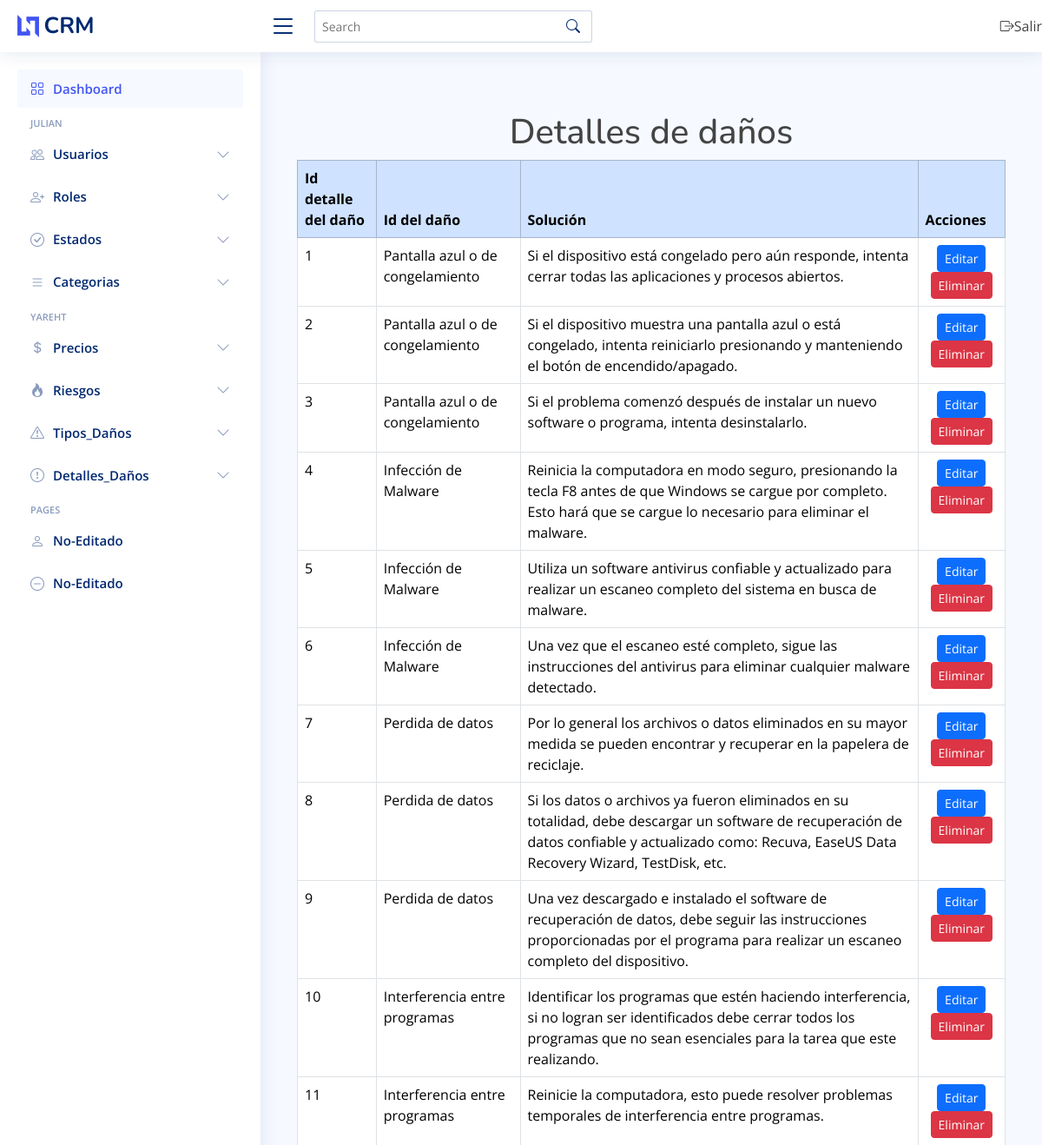
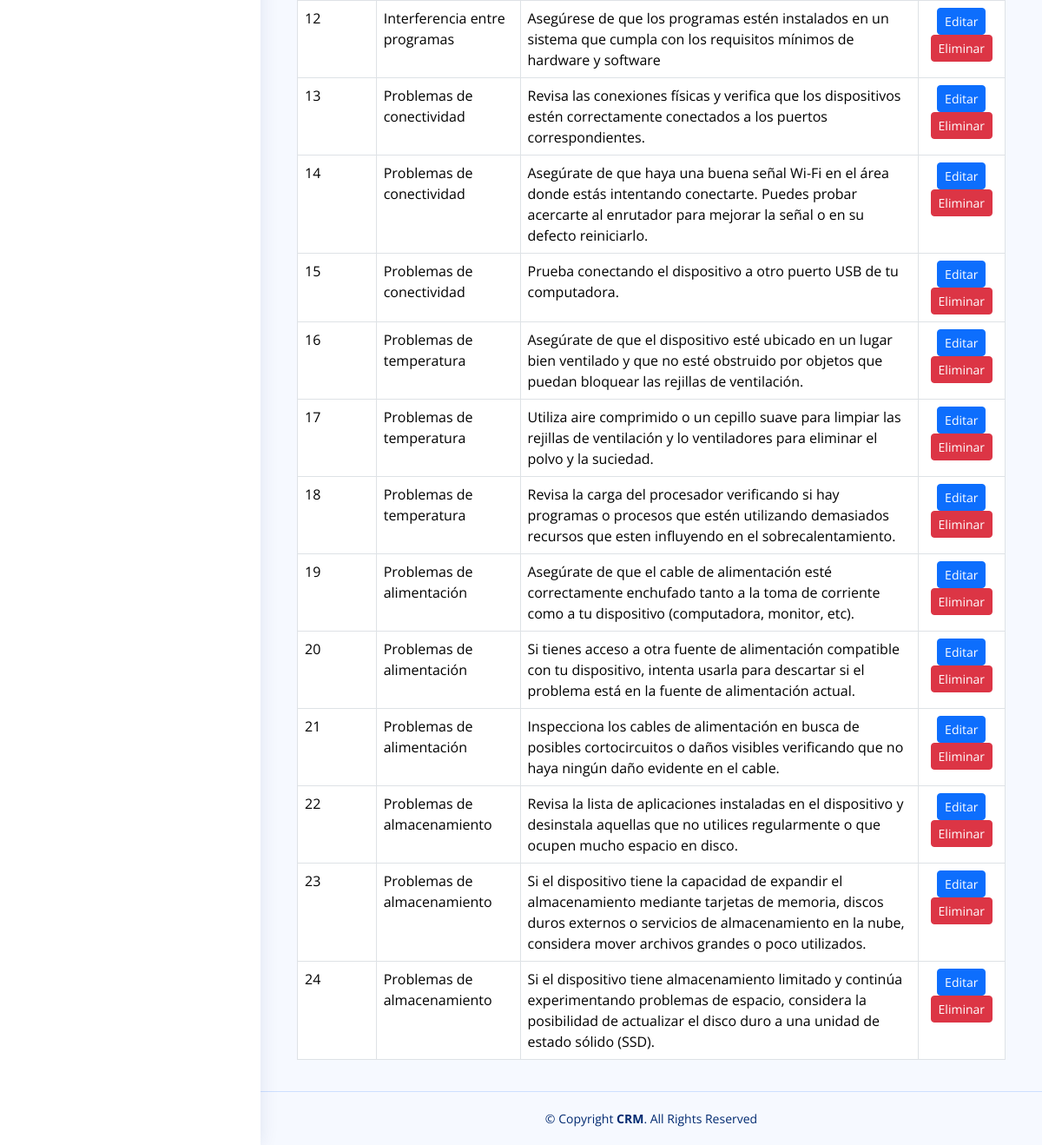
Page /Admin/Visualizar/detalle_daño.php (signed in) on the committed database (2 pictures, top to bottom).
### Admin/Visualizar/detalle_daño.php (the view, shortened to what this page needs)
<?php
    $DataBase = new Database;
    $con = $DataBase -> conectar();
?>
<?php include "../Template/header.php"; ?>
<div class="container mt-5">
    <h1 class="text-center">Detalles de daños</h1>
    <table class="table table-bordered">
        <thead class="table-primary">
            <tr>
                <th>Id detalle del daño</th>
                <th>Id del daño</th>
                <th>Solución</th>
                <th>Acciones</th>
            </tr>
        </thead>
        <tbody>
            <?php
            $consulta = "SELECT * FROM detalle_daño, tipo_daño WHERE detalle_daño.id_daño = tipo_daño.id_daño";
            $resultado = $con->query($consulta);
            while ($fila = $resultado->fetch()) {
                echo '
                <tr>
                    <td>' . $fila["id_detalle_daño"] . '</td>
                    <td>' . $fila["nombre"] . '</td>
                    <td>' . $fila["pasos_solucion"] . '</td>
                    <td>
                        <div class="text-center">
                            <a href="../Actualizar/editar_detalle_daño.php?id_detalle_daño=' . $fila["id_detalle_daño"] . '" class="btn btn-primary btn-sm">Editar</a>
                            <a href="../Eliminar/eliminar_detalle_daño.php?id_detalle_daño=' . $fila["id_detalle_daño"] . '" class="btn btn-danger btn-sm">Eliminar</a>
                        </div>
                    </td>
                </tr>';
            }
            ?>
        </tbody>
    </table>
</div>
<?php include "../Template/footer.php"; ?>

### Admin/Template/header.php (shortened to what this page needs)
<!DOCTYPE html>
<html lang="en">
<head>
    <link href="https://cdn.jsdelivr.net/npm/bootstrap@5.3.3/dist/css/bootstrap.min.css" rel="stylesheet"
>
    <link href="../assets/vendor/bootstrap/css/bootstrap.min.css" rel="stylesheet">
    <link href="../assets/vendor/bootstrap-icons/bootstrap-icons.css" rel="stylesheet">
    <link href="../assets/vendor/boxicons/css/boxicons.min.css" rel="stylesheet">
    <link href="../assets/vendor/quill/quill.snow.css" rel="stylesheet">
    <link href="../assets/vendor/quill/quill.bubble.css" rel="stylesheet">
    <link href="../assets/vendor/remixicon/remixicon.css" rel="stylesheet">
    <link href="../assets/vendor/simple-datatables/style.css" rel="stylesheet">
    <link href="../assets/css/style.css" rel="stylesheet">
    <link rel="stylesheet" type="text/css" href="//cdn.datatables.net/2.0.1/css/dataTables.dataTables.min.css">
</head>
<body>
    <header id="header" class="header fixed-top d-flex align-items-center">
        <div class="d-flex align-items-center justify-content-between">
            <a href="../index.php" class="logo d-flex align-items-center">
                <img src="assets/img/logo.png" alt>
                <span class="d-none d-lg-block">CRM</span>
            </a>
            <i class="bi bi-list toggle-sidebar-btn"></i>
        </div>
        <div class="search-bar">
            <form class="search-form d-flex align-items-center" method="POST" action="#">
                <input type="text" name="query" placeholder="Search" title="Enter search keyword">
                <button type="submit" title="Search"><i class="bi bi-search"></i></button>
            </form>
        </div>
        <nav class="header-nav ms-auto">
            <ul class="d-flex align-items-center">
                <li class="nav-item dropdown">
                <li>
                    <a class="dropdown-item d-flex align-items-center"
                        href="../../Config/validarSesion.php?logout=true">
                        <i class="bi bi-box-arrow-right"></i>
                        <span>Salir</span>
                    </a>
                </li>
            </ul>
        </nav>
    </header>
    <aside id="sidebar" class="sidebar">
        <ul class="sidebar-nav" id="sidebar-nav">
            <li class="nav-item">
                <a class="nav-link " href="../index.php">
                    <i class="bi bi-grid"></i>
                    <span>Dashboard</span>
                </a>
            </li>
            <li class="nav-heading">Julian</li>
            <li class="nav-item">
                <a class="nav-link collapsed" data-bs-target="#components-nav" data-bs-toggle="collapse" href="#">
                    <i class="bi bi-people"></i><span>Usuarios</span><i class="bi bi-chevron-down ms-auto"></i>
                </a>
            </li>
            <li class="nav-item">
                <a class="nav-link collapsed" data-bs-target="#roles-nav" data-bs-toggle="collapse" href="#"
                    onclick="toggleCollapse('#roles-nav')">
                    <i class="bi bi-person-plus"></i></i></i></i><span>Roles</span><i
                        class="bi bi-chevron-down ms-auto"></i>
                </a>
            </li>
            <li class="nav-item">
                <a class="nav-link collapsed" data-bs-target="#estados-nav" data-bs-toggle="collapse" href="#"
                    onclick="toggleCollapse('#estados-nav')">
                    <i class="bi bi-check-circle"></i>
                    </i><span>Estados</span><i class="bi bi-chevron-down ms-auto"></i>
                </a>
            </li>
            <li class="nav-item">
                <a class="nav-link collapsed" data-bs-target="#categories-nav" data-bs-toggle="collapse" href="#"
                    onclick="toggleCollapse('#categories-nav')">
                    <i class="bi bi-list"></i><span>Categorias</span><i class="bi bi-chevron-down ms-auto"></i>
                </a>
            </li>
            <li class="nav-heading">Yareht</li>
            <li class="nav-item">
                <a class="nav-link collapsed" data-bs-target="#tables-nav" data-bs-toggle="collapse" href="#">
                    <i class="bi bi-currency-dollar"></i></i><span>Precios</span><i
                        class="bi bi-chevron-down ms-auto"></i>
                </a>
            </li>
            <li class="nav-item">
                <a class="nav-link collapsed" data-bs-target="#charts-nav" data-bs-toggle="collapse" href="#">
                    <i class="bi bi-fire"></i></i><span>Riesgos</span><i class="bi bi-chevron-down ms-auto"></i>
                </a>
            </li>
            <li class="nav-item">
                <a class="nav-link collapsed" data-bs-target="#icons-nav" data-bs-toggle="collapse" href="#">
                    <i class="bi bi-exclamation-triangle"></i><span>Tipos_Daños</span><i
                        class="bi bi-chevron-down ms-auto"></i>
                </a>
            </li>
            <li class="nav-item">
                <a class="nav-link collapsed" data-bs-target="#details-nav" data-bs-toggle="collapse" href="#"
                    onclick="toggleCollapse('#details-nav')">
                    <i class="bi bi-exclamation-circle"></i></i><span>Detalles_Daños</span><i
                        class="bi bi-chevron-down ms-auto"></i>
                </a>
            </li>
            <li class="nav-heading">Pages</li>
            <li class="nav-item">
                <a class="nav-link collapsed" href="users-profile.html">
                    <i class="bi bi-person"></i>
                    <span>No-Editado</span>
                </a>
            </li>
            <li class="nav-item">
                <a class="nav-link collapsed" href="pages-error-404.html">
                    <i class="bi bi-dash-circle"></i>
                    <span>No-Editado</span>
                </a>
            </li>
        </ul>
    </aside>
    <main id="main" class="main">

### Admin/Template/footer.php (shortened to what this page needs)
</body>
</html>
<footer id="footer" class="footer">
    <div class="copyright">
        &copy; Copyright <strong><span>CRM</span></strong>. All Rights
        Reserved
    </div>
</footer>
</body>
</html>

### Admin/assets/css/style.css (style rules this page uses)
:root { scroll-behavior: smooth; }
body { font-family: "Open Sans", sans-serif; background: #f6f9ff; color: #444444; }
a { color: #4154f1; text-decoration: none; }
h1, h2, h3, h4, h5, h6 { font-family: "Nunito", sans-serif; }
#main { margin-top: 60px; padding: 20px 30px; transition: all 0.3s; }
.logo { line-height: 1; }
@media (min-width: 1200px) { .logo { width: 280px; } }
.logo img { max-height: 26px; margin-right: 6px; }
.logo span { font-size: 26px; font-weight: 700; color: #012970; font-family: "Nunito", sans-serif; }
.header { transition: all 0.5s; z-index: 997; height: 60px; box-shadow: 0px 2px 20px rgba(1, 41, 112, 0.1); background-color: #fff; padding-left: 20px; }
.header .toggle-sidebar-btn { font-size: 32px; padding-left: 10px; cursor: pointer; color: #012970; }
.header .search-bar { min-width: 360px; padding: 0 20px; }
.header .search-form { width: 100%; }
.header .search-form input { border: 0; font-size: 14px; color: #012970; border: 1px solid rgba(1, 41, 112, 0.2); padding: 7px 38px 7px 8px; border-radius: 3px; transition: 0.3s; width: 100%; }
.header .search-form button { border: 0; padding: 0; margin-left: -30px; background: none; }
.header .search-form button i { color: #012970; }
.header-nav ul { list-style: none; }
.header-nav>ul { margin: 0; padding: 0; }
.sidebar { position: fixed; top: 60px; left: 0; bottom: 0; width: 300px; z-index: 996; transition: all 0.3s; padding: 20px; overflow-y: auto; scrollbar-width: thin; scrollbar-color: #aab7cf transparent; box-shadow: 0px 0px 20px rgba(1, 41, 112, 0.1); background-color: #fff; }
@media (min-width: 1200px) { #main, #footer { margin-left: 300px; } }
.sidebar-nav { padding: 0; margin: 0; list-style: none; }
.sidebar-nav li { padding: 0; margin: 0; list-style: none; }
.sidebar-nav .nav-item { margin-bottom: 5px; }
.sidebar-nav .nav-heading { font-size: 11px; text-transform: uppercase; color: #899bbd; font-weight: 600; margin: 10px 0 5px 15px; }
.sidebar-nav .nav-link { display: flex; align-items: center; font-size: 15px; font-weight: 600; color: #4154f1; transition: 0.3; background: #f6f9ff; padding: 10px 15px; border-radius: 4px; }
.sidebar-nav .nav-link i { font-size: 16px; margin-right: 10px; color: #4154f1; }
.sidebar-nav .nav-link.collapsed { color: #012970; background: #fff; }
.sidebar-nav .nav-link.collapsed i { color: #899bbd; }
.sidebar-nav .nav-link .bi-chevron-down { margin-right: 0; transition: transform 0.2s ease-in-out; }
.footer { padding: 20px 0; font-size: 14px; transition: all 0.3s; border-top: 1px solid #cddfff; }
.footer .copyright { text-align: center; color: #012970; }

### rows in the picture
detalle_daño: id_detalle_daño "1", id_daño.nombre "Pantalla azul o de congelamiento", pasos_solucion "Si el dispositivo está congelado pero aún responde, intenta cerrar todas las aplicaciones y procesos abiertos."
detalle_daño: id_detalle_daño "2", id_daño.nombre "Pantalla azul o de congelamiento", pasos_solucion "Si el dispositivo muestra una pantalla azul o está congelado, intenta reiniciarlo presionando y manteniendo el botón de encendido/apagado."
detalle_daño: id_detalle_daño "3", id_daño.nombre "Pantalla azul o de congelamiento", pasos_solucion "Si el problema comenzó después de instalar un nuevo software o programa, intenta desinstalarlo."
detalle_daño: id_detalle_daño "4", id_daño.nombre "Infección de Malware", pasos_solucion "Reinicia la computadora en modo seguro, presionando la tecla F8 antes de que Windows se cargue por completo. Esto hará que se cargue lo necesario para eliminar el malware."
detalle_daño: id_detalle_daño "5", id_daño.nombre "Infección de Malware", pasos_solucion "Utiliza un software antivirus confiable y actualizado para realizar un escaneo completo del sistema en busca de malware."
detalle_daño: id_detalle_daño "6", id_daño.nombre "Infección de Malware", pasos_solucion "Una vez que el escaneo esté completo, sigue las instrucciones del antivirus para eliminar cualquier malware detectado."
detalle_daño: id_detalle_daño "7", id_daño.nombre "Perdida de datos", pasos_solucion "Por lo general los archivos o datos eliminados en su mayor medida se pueden encontrar y recuperar en la papelera de reciclaje."
detalle_daño: id_detalle_daño "8", id_daño.nombre "Perdida de datos", pasos_solucion "Si los datos o archivos ya fueron eliminados en su totalidad, debe descargar un software de recuperación de datos confiable y actualizado como: Recuva, EaseUS Data Recovery Wizard, TestDisk, etc."
detalle_daño: id_detalle_daño "9", id_daño.nombre "Perdida de datos", pasos_solucion "Una vez descargado e instalado el software de recuperación de datos, debe seguir las instrucciones proporcionadas por el programa para realizar un escaneo completo del dispositivo."
detalle_daño: id_detalle_daño "10", id_daño.nombre "Interferencia entre programas", pasos_solucion "Identificar los programas que estén haciendo interferencia, si no logran ser identificados debe cerrar todos los programas que no sean esenciales para la tarea que este realizando."
detalle_daño: id_detalle_daño "11", id_daño.nombre "Interferencia entre programas", pasos_solucion "Reinicie la computadora, esto puede resolver problemas temporales de interferencia entre programas."
detalle_daño: id_detalle_daño "12", id_daño.nombre "Interferencia entre programas", pasos_solucion "Asegúrese de que los programas estén instalados en un sistema que cumpla con los requisitos mínimos de hardware y software"
detalle_daño: id_detalle_daño "13", id_daño.nombre "Problemas de conectividad", pasos_solucion "Revisa las conexiones físicas y verifica que los dispositivos estén correctamente conectados a los puertos correspondientes."
detalle_daño: id_detalle_daño "14", id_daño.nombre "Problemas de conectividad", pasos_solucion "Asegúrate de que haya una buena señal Wi-Fi en el área donde estás intentando conectarte. Puedes probar acercarte al enrutador para mejorar la señal o en su defecto reiniciarlo."
detalle_daño: id_detalle_daño "15", id_daño.nombre "Problemas de conectividad", pasos_solucion "Prueba conectando el dispositivo a otro puerto USB de tu computadora."
detalle_daño: id_detalle_daño "16", id_daño.nombre "Problemas de temperatura", pasos_solucion "Asegúrate de que el dispositivo esté ubicado en un lugar bien ventilado y que no esté obstruido por objetos que puedan bloquear las rejillas de ventilación."
detalle_daño: id_detalle_daño "17", id_daño.nombre "Problemas de temperatura", pasos_solucion "Utiliza aire comprimido o un cepillo suave para limpiar las rejillas de ventilación y lo ventiladores para eliminar el polvo y la suciedad."
detalle_daño: id_detalle_daño "18", id_daño.nombre "Problemas de temperatura", pasos_solucion "Revisa la carga del procesador verificando si hay programas o procesos que estén utilizando demasiados recursos que esten influyendo en el sobrecalentamiento."
detalle_daño: id_detalle_daño "19", id_daño.nombre "Problemas de alimentación", pasos_solucion "Asegúrate de que el cable de alimentación esté correctamente enchufado tanto a la toma de corriente como a tu dispositivo (computadora, monitor, etc)."
detalle_daño: id_detalle_daño "20", id_daño.nombre "Problemas de alimentación", pasos_solucion "Si tienes acceso a otra fuente de alimentación compatible con tu dispositivo, intenta usarla para descartar si el problema está en la fuente de alimentación actual."
detalle_daño: id_detalle_daño "21", id_daño.nombre "Problemas de alimentación", pasos_solucion "Inspecciona los cables de alimentación en busca de posibles cortocircuitos o daños visibles verificando que no haya ningún daño evidente en el cable."
detalle_daño: id_detalle_daño "22", id_daño.nombre "Problemas de almacenamiento", pasos_solucion "Revisa la lista de aplicaciones instaladas en el dispositivo y desinstala aquellas que no utilices regularmente o que ocupen mucho espacio en disco."
detalle_daño: id_detalle_daño "23", id_daño.nombre "Problemas de almacenamiento", pasos_solucion "Si el dispositivo tiene la capacidad de expandir el almacenamiento mediante tarjetas de memoria, discos duros externos o servicios de almacenamiento en la nube, considera mover archivos grandes o poco utilizados."
detalle_daño: id_detalle_daño "24", id_daño.nombre "Problemas de almacenamiento", pasos_solucion "Si el dispositivo tiene almacenamiento limitado y continúa experimentando problemas de espacio, considera la posibilidad de actualizar el disco duro a una unidad de estado sólido (SSD)."
